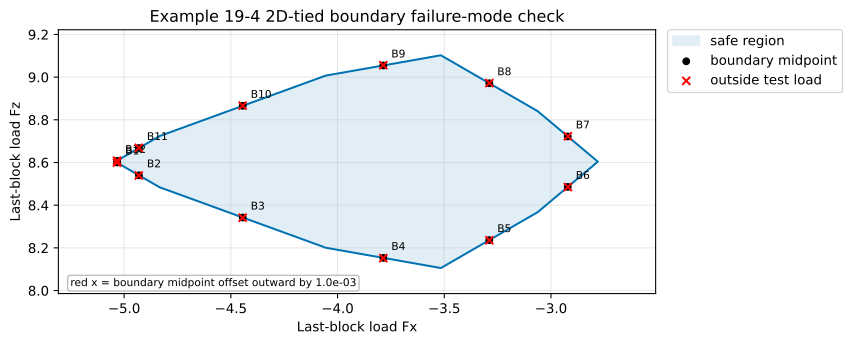

This chart was generated by the following Python code:
"""Diagnose failure modes just outside full-arch robust safe-load boundaries."""

import math
from dataclasses import dataclass
from pathlib import Path

import matplotlib.pyplot as plt
import numpy as np
from compas_assembly.datastructures import Block
from scipy.optimize import linprog
from scipy.sparse import csr_matrix
from scipy.sparse import hstack
from scipy.sparse import vstack

from compas_cra.algorithms import assembly_interfaces_numpy
from compas_cra.datastructures import CRA_Assembly
from compas_cra.equilibrium.cra_helper import equilibrium_setup
from compas_cra.equilibrium.cra_helper import external_force_setup
from compas_cra.equilibrium.cra_helper import friction_setup
from compas_cra.equilibrium.cra_helper import num_vertices
from compas_cra.equilibrium.rbe_robust import RobustForceResult
from compas_cra.equilibrium.rbe_robust import _analyze_load_set
from compas_cra.equilibrium.rbe_robust import _application_bound_rows
from compas_cra.equilibrium.rbe_robust import _application_load_basis
from compas_cra.equilibrium.rbe_robust import _directions
from compas_cra.equilibrium.rbe_robust import _outer_polygon
from compas_cra.equilibrium.rbe_robust import _solve_dual_support
from compas_cra.geometry import Arch
from compas_cra.viewers import cra_view_ex
from compas_cra.viewers.cra_view import _load_compas_view2

HEIGHT = 5
SPAN = 10
THICKNESS = 1
DEPTH = 1
NUM_BLOCKS = 20
MU = 0.7
DENSITY = 1.0
NUM_DIRECTIONS = 36
APPLICATION_FORCE_BOUND = 1e6
BOUNDARY_OFFSET = 1e-3
TENSION_TOLERANCE = 1e-7
OPEN_CONTACT_TOLERANCE = 1e-7
HALFSPACE_TOLERANCE = 1e-7
SUPPORT_TOLERANCE = 1e-8
ENFORCE_2D_TIES = True
PAIR_COORDINATE_TOLERANCE = 1e-8
SHOW_COMPAS_VIEW2_ASSEMBLY = plt.get_backend().lower() != "agg"
OUTPUT_SVG = Path(__file__).with_suffix(".svg")


@dataclass
class MatrixProblem:
    """Sparse LP matrices for a fixed hidden-load model."""

    equilibrium: csr_matrix
    inequalities: csr_matrix
    inequality_rhs: np.ndarray
    baseline_load: np.ndarray
    load_projection: csr_matrix
    load_dofs: tuple
    hidden_force_count: int
    contact_pair_count: int
    contact_tie_count: int
    application_pair_count: int
    application_tie_count: int


@dataclass
class BoundaryDiagnostic:
    """One visible-load boundary and its outside-load diagnostic."""

    label: str
    halfspace: np.ndarray
    midpoint: np.ndarray
    outside_load: np.ndarray
    compression_result: object
    penalty_result: object


def point_coordinates(point):
    """Return point coordinates as a plain list."""
    if hasattr(point, "x") and hasattr(point, "y") and hasattr(point, "z"):
        return [point.x, point.y, point.z]
    return list(point)


def xyz_array(point):
    """Return a point as a three-component NumPy array."""
    return np.asarray(point_coordinates(point), dtype=float)


def arch_center():
    """Return the center of the arch circular axis."""
    radius = HEIGHT / 2.0 + SPAN**2 / (8.0 * HEIGHT)
    return [0.0, 0.0, HEIGHT - radius]


def unique_xz_points(coordinates, tolerance=1e-9):
    """Return unique face points by x-z coordinates."""
    unique = []
    for point in coordinates:
        if not any(
            abs(point[0] - other[0]) <= tolerance and abs(point[2] - other[2]) <= tolerance for other in unique
        ):
            unique.append(point)
    return unique


def radial_alignment_score(points):
    """Return how far two x-z points deviate from one arch radial line."""
    center = arch_center()
    vectors = [[point[0] - center[0], point[2] - center[2]] for point in points]
    lengths = [(vector[0] ** 2 + vector[1] ** 2) ** 0.5 for vector in vectors]
    if min(lengths) <= 1e-12:
        return None
    cross = vectors[0][0] * vectors[1][1] - vectors[0][1] * vectors[1][0]
    return abs(cross) / (lengths[0] * lengths[1])


def exposed_radial_side_vertices(block):
    """Return vertices of the loaded block's right exposed radial face."""
    candidates = []
    for face in block.faces():
        coordinates = [point_coordinates(block.vertex_coordinates(vertex)) for vertex in block.face_vertices(face)]
        y_values = [point[1] for point in coordinates]
        if max(y_values) - min(y_values) <= 1e-9:
            continue
        unique_points = unique_xz_points(coordinates)
        if len(unique_points) != 2:
            continue
        score = radial_alignment_score(unique_points)
        if score is None or score > 1e-8:
            continue
        centroid_x = sum(point[0] for point in coordinates) / len(coordinates)
        candidates.append((centroid_x, coordinates))
    if not candidates:
        raise ValueError("Could not find an exposed radial load face for the arch block.")
    return max(candidates, key=lambda item: item[0])[1]


def build_full_arch(num_blocks=NUM_BLOCKS):
    """Build a full left-to-right arch assembly with block 0 fixed."""
    arch = Arch(
        height=HEIGHT,
        span=SPAN,
        thickness=THICKNESS,
        depth=DEPTH,
        num_blocks=num_blocks,
        extra_support=False,
    )
    assembly = CRA_Assembly()
    for node, mesh in enumerate(reversed(arch.blocks())):
        assembly.add_block(mesh.copy(cls=Block), node=node)
    assembly.set_boundary_conditions([0])
    assembly_interfaces_numpy(assembly, nmax=10, amin=1e-2, tmax=1e-2)
    return assembly


def assembly_bounds(assembly):
    """Return coordinate-wise bounds for all blocks in an assembly."""
    coordinates = []
    for node in assembly.graph.nodes():
        block = assembly.graph.node_attribute(node, "block")
        for vertex in block.vertices():
            coordinates.append(point_coordinates(block.vertex_coordinates(vertex)))

    lower = [min(coordinate[axis] for coordinate in coordinates) for axis in range(3)]
    upper = [max(coordinate[axis] for coordinate in coordinates) for axis in range(3)]
    return lower, upper


def assembly_display_scale(assembly):
    """Return a readable scale for load-direction arrows."""
    lower, upper = assembly_bounds(assembly)
    spans = [upper[axis] - lower[axis] for axis in range(3)]
    return max(spans + [0.25])


def load_application_centroid(assembly, load_node):
    """Return the centroid of the right exposed radial-face load application points."""
    points = exposed_radial_side_vertices(assembly.graph.node_attribute(load_node, "block"))
    return [sum(point[axis] for point in points) / len(points) for axis in range(3)]


def add_load_direction_arrows(viewer, assembly, origin):
    """Add positive Fx and Fz load-direction arrows to a compas_view2 viewer."""
    _, _, Arrow = _load_compas_view2()
    length = 0.18 * assembly_display_scale(assembly)
    viewer.add(
        Arrow(origin, [length, 0, 0], head_portion=0.28, head_width=0.10, body_width=0.025),
        facecolor=(0.9, 0.0, 0.0),
        show_lines=False,
    )
    viewer.add(
        Arrow(origin, [0, 0, length], head_portion=0.28, head_width=0.10, body_width=0.025),
        facecolor=(0.0, 0.2, 0.9),
        show_lines=False,
    )


def show_compas_view2_assembly(assembly, load_node):
    """Show the full arch assembly in a compas_view2 window."""
    view2_app, _, _ = _load_compas_view2()
    viewer = view2_app.App(
        title="Example 19-4 boundary failure-mode arch assembly",
        width=1200,
        height=750,
        viewmode="shaded",
        show_grid=True,
    )
    cra_view_ex(
        viewer,
        assembly,
        blocks=True,
        interfaces=True,
        forces=False,
        forcesdirect=False,
        forcesline=False,
        weights=False,
        displacements=False,
    )
    add_load_direction_arrows(viewer, assembly, load_application_centroid(assembly, load_node))
    print("compas_view2 arch view: red arrow = +Fx, blue arrow = +Fz")
    viewer.run()


def load_setup(assembly):
    """Return the visible load and hidden application-point setup."""
    load_node = max(assembly.graph.nodes())
    block = assembly.graph.node_attribute(load_node, "block")
    load_dofs = [(load_node, "fx"), (load_node, "fz")]
    application_points = {load_node: [np.asarray(point, dtype=float) for point in exposed_radial_side_vertices(block)]}
    return load_node, load_dofs, application_points


def xz_pair_key(point):
    """Return a tolerance-rounded key for front/back points in a 2D extrusion."""
    coordinates = xyz_array(point)
    return (
        int(round(coordinates[0] / PAIR_COORDINATE_TOLERANCE)),
        int(round(coordinates[2] / PAIR_COORDINATE_TOLERANCE)),
    )


def front_back_pairs(indexed_points):
    """Return index pairs for points sharing the same ``x`` and ``z`` coordinates."""
    groups = {}
    for index, point in indexed_points:
        groups.setdefault(xz_pair_key(point), []).append((index, xyz_array(point)))

    pairs = []
    for group in groups.values():
        if len(group) <= 1:
            continue
        ordered = sorted(group, key=lambda item: item[1][1])
        first_index = ordered[0][0]
        for index, _ in ordered[1:]:
            pairs.append((first_index, index))
    return pairs


def contact_front_back_pairs(assembly):
    """Return contact force-variable pairs that represent the same 2D contact point."""
    pairs = []
    contact_index = 0
    for edge in assembly.graph.edges(False):
        interfaces = assembly.graph.edge_attribute(edge, "interfaces") or []
        for interface in interfaces:
            indexed_points = []
            for point in interface.points:
                indexed_points.append((contact_index, point))
                contact_index += 1
            pairs.extend(front_back_pairs(indexed_points))
    return pairs


def application_front_back_pairs(points):
    """Return hidden load-variable point pairs for the right exposed radial face."""
    return front_back_pairs(list(enumerate(points)))


def variable_tie_rows(variable_count, pairs, stride, components, offset=0):
    """Create equality rows enforcing equal variable components for index pairs."""
    rows = []
    columns = []
    data = []
    row = 0
    for first, second in pairs:
        for component in components:
            rows.extend([row, row])
            columns.extend([offset + first * stride + component, offset + second * stride + component])
            data.extend([1.0, -1.0])
            row += 1
    return csr_matrix((data, (rows, columns)), shape=(row, variable_count))


def two_dimensional_tie_rows(
    assembly, load_node, load_dofs, application_points, base_force_count, total_count, penalty
):
    """Return 2D front/back equality rows for contact and hidden load variables."""
    if not ENFORCE_2D_TIES:
        return csr_matrix((0, total_count)), 0, 0, 0, 0

    contact_pairs = contact_front_back_pairs(assembly)
    contact_stride = 4 if penalty else 3
    contact_components = range(contact_stride)
    contact_rows = variable_tie_rows(total_count, contact_pairs, contact_stride, contact_components)

    application_pairs = application_front_back_pairs(application_points[load_node])
    application_stride = len(load_dofs)
    application_components = range(application_stride)
    application_rows = variable_tie_rows(
        total_count,
        application_pairs,
        application_stride,
        application_components,
        offset=base_force_count,
    )

    rows = vstack([contact_rows, application_rows], format="csr")
    return (
        rows,
        len(contact_pairs),
        contact_rows.shape[0],
        len(application_pairs),
        application_rows.shape[0],
    )


def hidden_load_problem(assembly, load_node, load_dofs, application_points, penalty):
    """Build compression-only or penalty LP matrices with hidden load variables."""
    base_equilibrium = equilibrium_setup(assembly, penalty=penalty).tocsr()
    friction = friction_setup(assembly, MU, penalty=penalty).tocsr()
    baseline_load = np.asarray(external_force_setup(assembly, DENSITY, None), dtype=float).ravel()

    if penalty:
        base_inequalities = friction
    else:
        vertex_count = num_vertices(assembly)
        force_count = vertex_count * 3
        normal_nonnegative = csr_matrix(
            (
                -np.ones(vertex_count),
                (np.arange(vertex_count), np.arange(vertex_count) * 3),
            ),
            shape=(vertex_count, force_count),
        )
        base_inequalities = vstack([friction, normal_nonnegative], format="csr")

    application_basis, load_projection = _application_load_basis(
        assembly,
        load_dofs,
        load_node,
        application_points[load_node],
        base_equilibrium.shape[0],
        base_equilibrium.shape[1],
    )
    hidden_force_count = application_basis.shape[1]
    equilibrium = hstack([base_equilibrium, application_basis], format="csr")
    total_count = equilibrium.shape[1]
    tie_rows, contact_pair_count, contact_tie_count, application_pair_count, application_tie_count = (
        two_dimensional_tie_rows(
            assembly,
            load_node,
            load_dofs,
            application_points,
            base_equilibrium.shape[1],
            total_count,
            penalty,
        )
    )
    if tie_rows.shape[0]:
        equilibrium = vstack([equilibrium, tie_rows], format="csr")
        baseline_load = np.concatenate([baseline_load, np.zeros(tie_rows.shape[0])])

    inequalities = hstack(
        [base_inequalities, csr_matrix((base_inequalities.shape[0], hidden_force_count))],
        format="csr",
    )
    inequality_rhs = np.zeros(inequalities.shape[0])
    bound_rows, bound_rhs = _application_bound_rows(
        base_equilibrium.shape[1],
        hidden_force_count,
        APPLICATION_FORCE_BOUND,
    )
    inequalities = vstack([inequalities, bound_rows], format="csr")
    inequality_rhs = np.concatenate([inequality_rhs, bound_rhs])

    return MatrixProblem(
        equilibrium=equilibrium,
        inequalities=inequalities,
        inequality_rhs=inequality_rhs,
        baseline_load=baseline_load,
        load_projection=load_projection,
        load_dofs=tuple(load_dofs),
        hidden_force_count=hidden_force_count,
        contact_pair_count=contact_pair_count,
        contact_tie_count=contact_tie_count,
        application_pair_count=application_pair_count,
        application_tie_count=application_tie_count,
    )


def solve_support_dual(problem, num_directions=NUM_DIRECTIONS, tolerance=SUPPORT_TOLERANCE):
    """Solve the tied compression-only support problem in all directions."""
    directions = _directions(num_directions)
    analysis = _analyze_load_set(problem, {})

    statuses = []
    support_values = []
    halfspaces = []
    for direction in directions:
        status, support = _solve_dual_support(problem, direction, {})
        statuses.append(status)
        support_values.append(support)
        if support is not None:
            halfspaces.append([float(direction[0]), float(direction[1]), support])

    outer_polygon = _outer_polygon(halfspaces, tolerance) if analysis.is_bounded else []
    return RobustForceResult(
        method="support",
        load_dofs=problem.load_dofs,
        directions=[direction.tolist() for direction in directions],
        statuses=statuses,
        origin_feasible=analysis.origin_feasible,
        is_bounded=analysis.is_bounded,
        feasible_center=analysis.feasible_center.tolist(),
        support_formulation="dual",
        support_values=support_values,
        halfspaces=halfspaces,
        outer_polygon=outer_polygon,
        polygon=outer_polygon,
    )


def solve_fixed_visible_load(problem, load):
    """Check compression-only feasibility with the visible load fixed."""
    equality = vstack([problem.equilibrium, problem.load_projection], format="csr")
    equality_rhs = np.concatenate([-problem.baseline_load, np.asarray(load, dtype=float)])
    return linprog(
        np.zeros(problem.equilibrium.shape[1]),
        A_ub=problem.inequalities,
        b_ub=problem.inequality_rhs,
        A_eq=equality,
        b_eq=equality_rhs,
        bounds=[(None, None)] * problem.equilibrium.shape[1],
        method="highs",
    )


def solve_penalty_tension(problem, assembly, load):
    """Minimize total tensile normal force for one fixed visible load."""
    equality = vstack([problem.equilibrium, problem.load_projection], format="csr")
    equality_rhs = np.concatenate([-problem.baseline_load, np.asarray(load, dtype=float)])
    contact_count = num_vertices(assembly)
    objective = np.zeros(problem.equilibrium.shape[1])
    objective[1 : 4 * contact_count : 4] = 1.0

    bounds = []
    for _ in range(contact_count):
        bounds.extend([(0.0, None), (0.0, None), (None, None), (None, None)])
    bounds.extend([(None, None)] * problem.hidden_force_count)

    return linprog(
        objective,
        A_ub=problem.inequalities,
        b_ub=problem.inequality_rhs,
        A_eq=equality,
        b_eq=equality_rhs,
        bounds=bounds,
        method="highs",
    )


def contact_table(assembly):
    """Return contact metadata in the same order as penalty force variables."""
    contacts = []
    contact_index = 0
    for edge in assembly.graph.edges(False):
        interfaces = assembly.graph.edge_attribute(edge, "interfaces") or []
        for interface_index, interface in enumerate(interfaces):
            for point_index, point in enumerate(interface.points):
                contacts.append(
                    {
                        "index": contact_index,
                        "edge": edge,
                        "interface_index": interface_index,
                        "point_index": point_index,
                        "point": point,
                    }
                )
                contact_index += 1
    return contacts


def penalty_contact_forces(result, assembly):
    """Return penalty contact variables as ``[fn_plus, fn_minus, fu, fv]`` rows."""
    contact_count = num_vertices(assembly)
    return np.asarray(result.x[: 4 * contact_count], dtype=float).reshape((-1, 4))


def penalty_total_tension(result, assembly):
    """Return the total tensile normal force in one penalty LP result."""
    if result.status != 0:
        return math.nan
    return float(np.sum(penalty_contact_forces(result, assembly)[:, 1]))


def feasibility_label(result):
    """Return a compact LP status label."""
    if result.status == 0:
        return "feasible"
    if result.status == 2:
        return "infeasible"
    return "solver status {}".format(result.status)


def format_point(point):
    """Format a 3D point for compact console output."""
    coordinates = xyz_array(point)
    return "[{:.6g}, {:.6g}, {:.6g}]".format(coordinates[0], coordinates[1], coordinates[2])


def boundary_halfspace(midpoint, halfspaces):
    """Return the support halfspace active at one polygon-edge midpoint."""
    halfspaces = np.asarray(halfspaces, dtype=float)
    residuals = np.abs(halfspaces[:, :2].dot(midpoint) - halfspaces[:, 2])
    return halfspaces[int(np.argmin(residuals))]


def boundary_diagnostics(result, compression_problem, penalty_problem, assembly):
    """Create diagnostics for unique visible-load polygon boundary edges."""
    polygon = np.asarray(result.outer_polygon, dtype=float)
    if polygon.ndim != 2 or polygon.shape[0] < 3:
        raise ValueError("Example 19-4 requires a bounded dual outer polygon with at least three vertices.")

    diagnostics = []
    seen = set()
    for index, point in enumerate(polygon):
        next_point = polygon[(index + 1) % len(polygon)]
        midpoint = 0.5 * (point + next_point)
        halfspace = boundary_halfspace(midpoint, result.halfspaces)
        normal = halfspace[:2]
        normal_length = float(np.linalg.norm(normal))
        if normal_length <= HALFSPACE_TOLERANCE:
            continue
        key = tuple(np.round(halfspace, 10))
        if key in seen:
            continue
        seen.add(key)

        outside_load = midpoint + BOUNDARY_OFFSET * normal / normal_length
        compression = solve_fixed_visible_load(compression_problem, outside_load)
        penalty = solve_penalty_tension(penalty_problem, assembly, outside_load)
        diagnostics.append(
            BoundaryDiagnostic(
                label="B{}".format(len(diagnostics) + 1),
                halfspace=halfspace,
                midpoint=midpoint,
                outside_load=outside_load,
                compression_result=compression,
                penalty_result=penalty,
            )
        )
    return diagnostics


def report_tensile_contacts(diagnostic, assembly):
    """Print tensile and open contacts for one outside boundary load."""
    halfspace = diagnostic.halfspace
    print("\n{}: {:.9g} Fx + {:.9g} Fz <= {:.9g}".format(*((diagnostic.label,) + tuple(halfspace))))
    print("  midpoint:     Fx={:.9g}, Fz={:.9g}".format(diagnostic.midpoint[0], diagnostic.midpoint[1]))
    print("  outside load: Fx={:.9g}, Fz={:.9g}".format(diagnostic.outside_load[0], diagnostic.outside_load[1]))
    print("  compression-only check: {}".format(feasibility_label(diagnostic.compression_result)))
    if diagnostic.penalty_result.status != 0:
        print(
            "  penalty tension check: solver status {}, {}".format(
                diagnostic.penalty_result.status,
                diagnostic.penalty_result.message,
            )
        )
        return

    contact_forces = penalty_contact_forces(diagnostic.penalty_result, assembly)
    total_tension = penalty_total_tension(diagnostic.penalty_result, assembly)
    print("  minimum total fn_minus={:.9g}".format(total_tension))
    printed = False
    contacts = contact_table(assembly)
    for contact in contacts:
        fn_plus, fn_minus, fu, fv = contact_forces[contact["index"]]
        if fn_minus <= TENSION_TOLERANCE:
            continue
        tangent = math.sqrt(fu * fu + fv * fv)
        if fn_plus > TENSION_TOLERANCE:
            utilization = "{:.9g}".format(tangent / (MU * fn_plus))
        else:
            utilization = "nan"
        print(
            "    edge {edge}, contact {index}, point {point_index}: position={position}, "
            "fn+={fn_plus:.9g}, fn-={fn_minus:.9g}, fn_eff={fn_eff:.9g}, "
            "fu={fu:.9g}, fv={fv:.9g}, |ft|/(mu*fn+)={utilization}".format(
                edge=contact["edge"],
                index=contact["index"],
                point_index=contact["point_index"],
                position=format_point(contact["point"]),
                fn_plus=fn_plus,
                fn_minus=fn_minus,
                fn_eff=fn_plus - fn_minus,
                fu=fu,
                fv=fv,
                utilization=utilization,
            )
        )
        printed = True
    if not printed:
        print("    no tensile contacts above {:.1e}".format(TENSION_TOLERANCE))

    open_contacts = []
    for contact in contacts:
        fn_plus, fn_minus, fu, fv = contact_forces[contact["index"]]
        if abs(fn_plus) <= OPEN_CONTACT_TOLERANCE and abs(fn_minus) <= OPEN_CONTACT_TOLERANCE:
            open_contacts.append((contact, fn_plus, fn_minus, fu, fv))

    if open_contacts:
        print("  open contacts with zero compression and zero tension:")
        for contact, fn_plus, fn_minus, fu, fv in open_contacts:
            print(
                "    edge {edge}, contact {index}, point {point_index}: position={position}, "
                "fn+={fn_plus:.9g}, fn-={fn_minus:.9g}, fn_eff={fn_eff:.9g}, "
                "fu={fu:.9g}, fv={fv:.9g}".format(
                    edge=contact["edge"],
                    index=contact["index"],
                    point_index=contact["point_index"],
                    position=format_point(contact["point"]),
                    fn_plus=fn_plus,
                    fn_minus=fn_minus,
                    fn_eff=fn_plus - fn_minus,
                    fu=fu,
                    fv=fv,
                )
            )
    else:
        print("  no open contacts below {:.1e}".format(OPEN_CONTACT_TOLERANCE))


def plot_diagnostics(result, diagnostics):
    """Render the safe region and outward boundary test points."""
    plt.rcParams["svg.fonttype"] = "none"
    polygon = np.asarray(result.outer_polygon, dtype=float)
    closed_polygon = np.vstack([polygon, polygon[0]])
    figure, axes = plt.subplots(figsize=(9, 6))
    axes.fill(polygon[:, 0], polygon[:, 1], color="#0072B2", alpha=0.12, label="safe region")
    axes.plot(closed_polygon[:, 0], closed_polygon[:, 1], color="#0072B2", linewidth=1.5)

    midpoints = np.asarray([diagnostic.midpoint for diagnostic in diagnostics])
    outside = np.asarray([diagnostic.outside_load for diagnostic in diagnostics])
    axes.scatter(midpoints[:, 0], midpoints[:, 1], color="black", s=24, label="boundary midpoint", zorder=5)
    axes.scatter(outside[:, 0], outside[:, 1], color="red", marker="x", s=36, label="outside test load", zorder=6)
    for diagnostic in diagnostics:
        axes.annotate(
            diagnostic.label,
            xy=diagnostic.midpoint,
            xytext=(6, 6),
            textcoords="offset points",
            fontsize=8,
        )

    coordinates = np.vstack([polygon, midpoints, outside])
    spans = coordinates.max(axis=0) - coordinates.min(axis=0)
    padding = np.maximum(0.12 * spans, 0.1)
    axes.set_xlim(float(coordinates[:, 0].min() - padding[0]), float(coordinates[:, 0].max() + padding[0]))
    axes.set_ylim(float(coordinates[:, 1].min() - padding[1]), float(coordinates[:, 1].max() + padding[1]))
    axes.set_xlabel("Last-block load Fx")
    axes.set_ylabel("Last-block load Fz")
    axes.set_title("Example 19-4 2D-tied boundary failure-mode check")
    axes.set_aspect("equal", adjustable="box")
    axes.grid(True, alpha=0.3)
    axes.text(
        0.02,
        0.02,
        "red x = boundary midpoint offset outward by {:.1e}".format(BOUNDARY_OFFSET),
        transform=axes.transAxes,
        fontsize=8,
        va="bottom",
        bbox={"boxstyle": "round,pad=0.25", "facecolor": "white", "edgecolor": "0.7", "alpha": 0.85},
    )
    legend = axes.legend(loc="upper left", bbox_to_anchor=(1.02, 1.0), borderaxespad=0)
    legend.set_draggable(True)
    figure.tight_layout()
    return figure


def save_svg(figure, path):
    """Save one Matplotlib figure as SVG and report the path."""
    figure.savefig(path, format="svg", bbox_inches="tight")
    print("saved SVG: {}".format(path))


if __name__ == "__main__":
    assembly = build_full_arch()
    load_node, load_dofs, application_points = load_setup(assembly)
    print("example 19-4 full arch: {} blocks, load node {}".format(NUM_BLOCKS, load_node))
    print("2D front/back tie constraints enabled: {}".format(ENFORCE_2D_TIES))
    compression_problem = hidden_load_problem(assembly, load_node, load_dofs, application_points, penalty=False)
    penalty_problem = hidden_load_problem(assembly, load_node, load_dofs, application_points, penalty=True)
    print(
        "compression ties: contact pairs={}, contact equalities={}, end-load pairs={}, end-load equalities={}".format(
            compression_problem.contact_pair_count,
            compression_problem.contact_tie_count,
            compression_problem.application_pair_count,
            compression_problem.application_tie_count,
        )
    )
    print(
        "penalty ties:     contact pairs={}, contact equalities={}, end-load pairs={}, end-load equalities={}".format(
            penalty_problem.contact_pair_count,
            penalty_problem.contact_tie_count,
            penalty_problem.application_pair_count,
            penalty_problem.application_tie_count,
        )
    )

    result = solve_support_dual(compression_problem)
    print(
        "2D-tied dual support result: bounded={}, boundary edges={}, bounded directions={}/{}".format(
            result.is_bounded,
            len(result.outer_polygon),
            result.statuses.count("optimal"),
            len(result.statuses),
        )
    )

    diagnostics = boundary_diagnostics(result, compression_problem, penalty_problem, assembly)
    for diagnostic in diagnostics:
        report_tensile_contacts(diagnostic, assembly)

    figure = plot_diagnostics(result, diagnostics)
    save_svg(figure, OUTPUT_SVG)
    if SHOW_COMPAS_VIEW2_ASSEMBLY:
        plt.show(block=False)
        show_compas_view2_assembly(assembly, load_node)
    elif plt.get_backend().lower() != "agg":
        plt.show()
    else:
        plt.close(figure)
